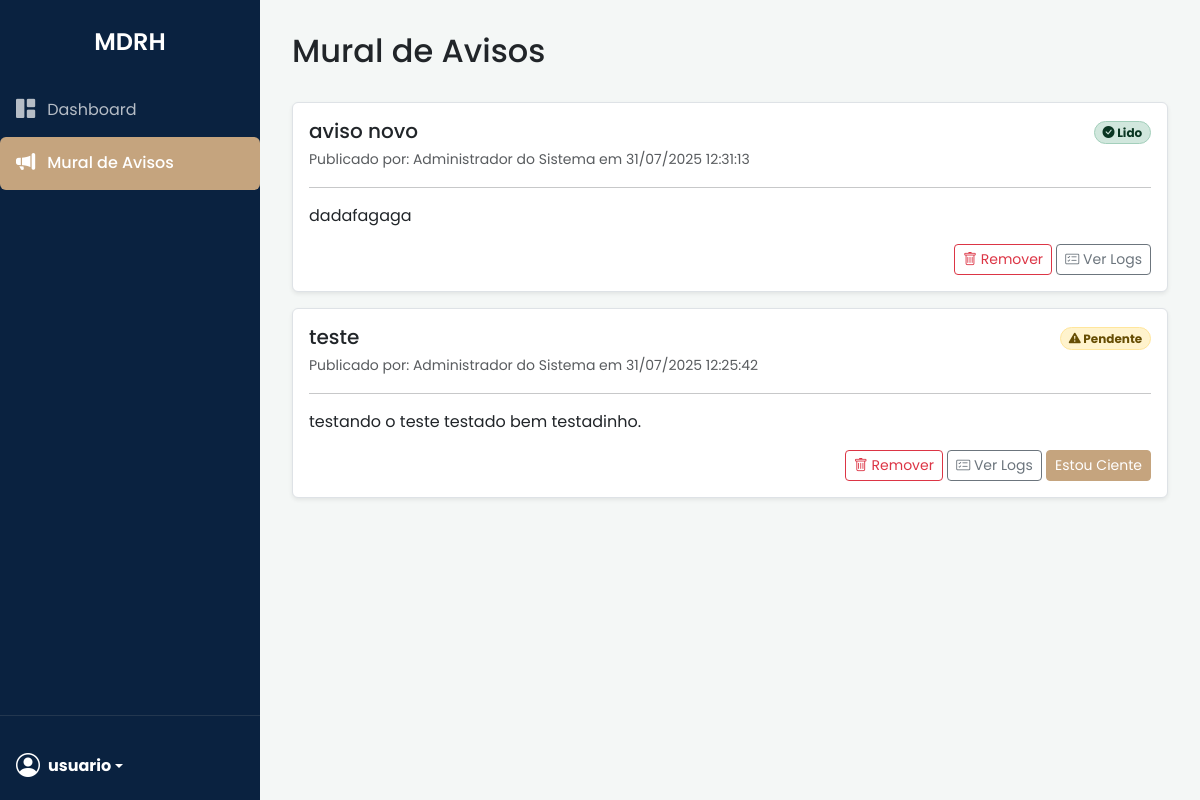
Before: /avisos (signed in) with the older database file.
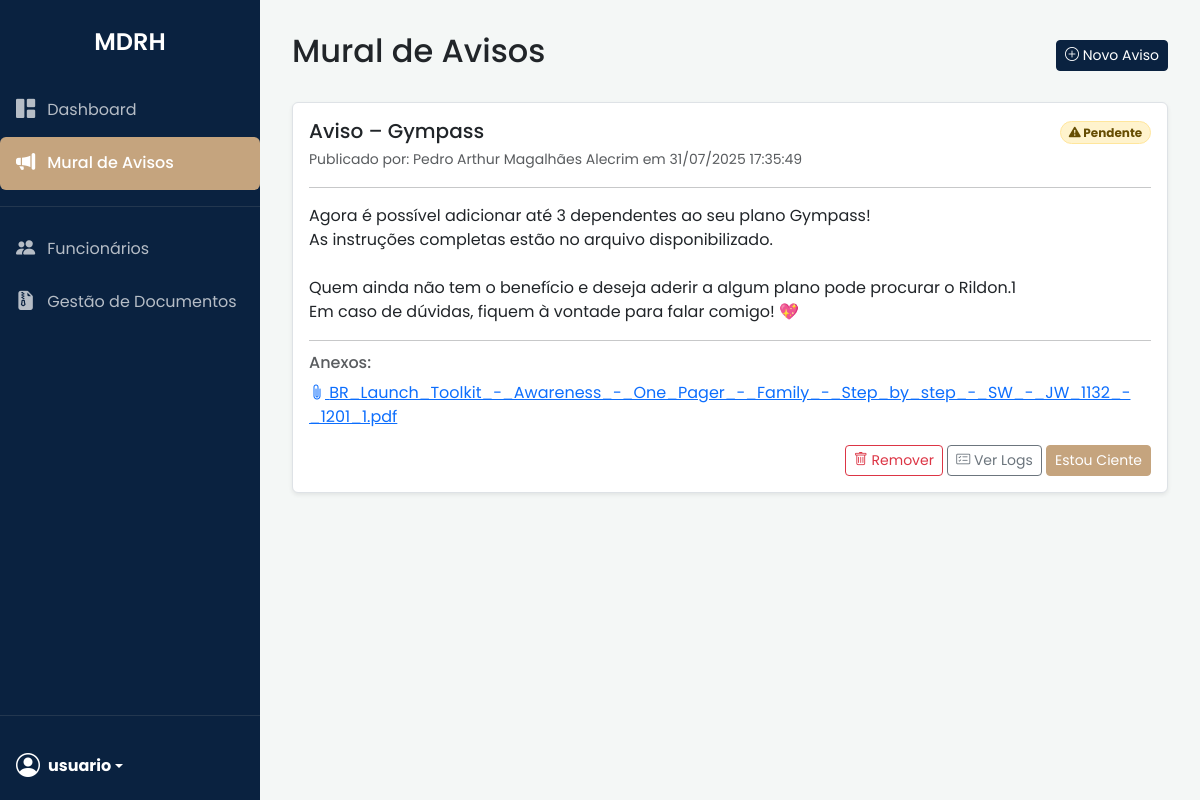
After: the same page with the newer database file.
### app/models.py (models this page shows)
class Funcionario(db.Model):
    __tablename__ = 'funcionario'
    id = db.Column(db.Integer, primary_key=True)
    nome = db.Column(db.String(120), nullable=False)
    cpf = db.Column(db.String(14), unique=True, nullable=False)
    email = db.Column(db.String(120), nullable=False)
    telefone = db.Column(db.String(20))
    cargo = db.Column(db.String(100))
    setor = db.Column(db.String(100))
    data_nascimento = db.Column(db.Date)
    contato_emergencia_nome = db.Column(db.String(120))
    contato_emergencia_telefone = db.Column(db.String(20))
    foto_perfil = db.Column(db.String(255), nullable=True)
    apelido = db.Column(db.String(50), nullable=True)
    sistemas = db.relationship('Sistema', secondary=funcionario_sistemas, lazy='subquery',
                               backref=db.backref('funcionarios', lazy=True))

class Aviso(db.Model):
    __tablename__ = 'aviso'
    id = db.Column(db.Integer, primary_key=True)
    titulo = db.Column(db.String(200), nullable=False)
    conteudo = db.Column(db.Text, nullable=False)
    data_publicacao = db.Column(db.DateTime, default=datetime.utcnow)
    autor_id = db.Column(db.Integer, db.ForeignKey('usuario.id'), nullable=False)
    autor = db.relationship('Usuario')
    logs_ciencia = db.relationship('LogCienciaAviso', backref='aviso', lazy='dynamic', cascade="all, delete-orphan")
    anexos = db.relationship('AvisoAnexo', backref='aviso', lazy='dynamic', cascade="all, delete-orphan")

class AvisoAnexo(db.Model):
    __tablename__ = 'aviso_anexo'
    id = db.Column(db.Integer, primary_key=True)
    nome_arquivo_original = db.Column(db.String(255), nullable=False)
    path_armazenamento = db.Column(db.String(512), nullable=False, unique=True)
    aviso_id = db.Column(db.Integer, db.ForeignKey('aviso.id'), nullable=False)

### app/routes.py (the view)
@main.route('/avisos')
@login_required
def listar_avisos():
    todos_avisos = Aviso.query.order_by(Aviso.data_publicacao.desc()).all()
    avisos_lidos_ids = {log.aviso_id for log in current_user.logs_ciencia}
    return render_template('avisos/listar_avisos.html', avisos=todos_avisos, avisos_lidos_ids=avisos_lidos_ids)

### app/__init__.py (called while the page is built)
def format_datetime_local(utc_dt):
    if not utc_dt or not isinstance(utc_dt, datetime):
        return ""
    local_tz = pytz.timezone('America/Sao_Paulo') # Representação padrão para -03:00
    if utc_dt.tzinfo is None:
        utc_dt = pytz.utc.localize(utc_dt)
    local_dt = utc_dt.astimezone(local_tz)
    return local_dt.strftime('%d/%m/%Y %H:%M:%S')

### app/models.py (called while the page is built)
    def tem_permissao(self, nome_permissao):
        return any(p.nome == nome_permissao for p in self.permissoes)

### templates/avisos/listar_avisos.html (shortened to what this page needs)
{% extends "base.html" %}
{% block content %}
<div class="d-flex justify-content-between align-items-center mb-4">
    <h1 class="h2">Mural de Avisos</h1>
    {% if current_user.tem_permissao('admin_rh') %}
    <div class="btn-toolbar mb-2 mb-md-0">
        <a href="{{ url_for('main.criar_aviso') }}" class="btn btn-sm btn-brand">
            <i class="bi bi-plus-circle"></i> Novo Aviso
        </a>
    </div>
    {% endif %}
</div>
{% for aviso in avisos %}
<div class="card shadow-sm mb-3">
    <div class="card-body">
        <div class="d-flex justify-content-between align-items-start">
            <div>
                <h5 class="card-title mb-1">{{ aviso.titulo }}</h5>
                <small class="text-muted">
                    Publicado por: {{ aviso.autor.funcionario.nome }} em {{ aviso.data_publicacao | localtime }}
                </small>
            </div>
            <div>
                {% if aviso.id in avisos_lidos_ids %}
                    <span class="badge bg-success-subtle border border-success-subtle text-success-emphasis rounded-pill"><i class="bi bi-check-circle-fill"></i> Lido</span>
                {% else %}
                    <span class="badge bg-warning-subtle border border-warning-subtle text-warning-emphasis rounded-pill"><i class="bi bi-exclamation-triangle-fill"></i> Pendente</span>
                {% endif %}
            </div>
        </div>
        <hr>
        <p class="card-text" style="white-space: pre-wrap;">{{ aviso.conteudo }}</p>
        {% if aviso.anexos.all() %}
        <hr>
        <h6 class="card-subtitle mb-2 text-muted">Anexos:</h6>
        <ul class="list-unstyled">
            {% for anexo in aviso.anexos %}
            <li>
                <a href="{{ url_for('main.download_anexo_aviso', filename=anexo.path_armazenamento) }}">
                    <i class="bi bi-paperclip"></i> {{ anexo.nome_arquivo_original }}
                </a>
            </li>
            {% endfor %}
        </ul>
        {% endif %}
        <div class="text-end">
            {% if current_user.tem_permissao('admin_rh') or current_user.tem_permissao('admin_ti') %}
                <form method="POST" action="{{ url_for('main.remover_aviso', aviso_id=aviso.id) }}" class="d-inline" onsubmit="return confirm('Tem certeza que deseja remover este aviso? Esta ação não pode ser desfeita.');">
                    <button type="submit" class="btn btn-sm btn-outline-danger">
                        <i class="bi bi-trash"></i> Remover
                    </button>
                </form>
                <a href="{{ url_for('main.ver_logs_ciencia', aviso_id=aviso.id) }}" class="btn btn-sm btn-outline-secondary">
                    <i class="bi bi-card-checklist"></i> Ver Logs
                </a>
            {% endif %}
            {% if aviso.id not in avisos_lidos_ids %}
                <form method="POST" action="{{ url_for('main.dar_ciencia_aviso', aviso_id=aviso.id) }}" class="d-inline">
                    <button type="submit" class="btn btn-sm btn-accent">Estou Ciente</button>
                </form>
            {% endif %}
        </div>
    </div>
</div>
{% else %}
<div class="card shadow-sm">
    <div class="card-body text-center">
        <p class="mb-0">Nenhum aviso publicado no momento.</p>
    </div>
</div>
{% endfor %}
{% endblock %}

### templates/base.html (shortened to what this page needs)
<!DOCTYPE html>
<html lang="pt-br">
<head>
    <link href="https://cdn.jsdelivr.net/npm/bootstrap@5.3.3/dist/css/bootstrap.min.css" rel="stylesheet">
    <link rel="stylesheet" href="https://cdn.jsdelivr.net/npm/bootstrap-icons@1.11.3/font/bootstrap-icons.min.css">
    <link rel="stylesheet" href="{{ url_for('static', filename='custom_style.css') }}">
</head>
<body>
    <div class="d-flex flex-column flex-shrink-0 sidebar">
        <div class="sidebar-header">
            MDRH
        </div>
        <ul class="nav nav-pills flex-column mb-auto">
            <li class="nav-item">
                <a href="{{ url_for('main.index') }}" class="nav-link {% if request.endpoint == 'main.index' %}active{% endif %}">
                    <i class="bi bi-grid-1x2-fill"></i> Dashboard
                </a>
            </li>
            <li>
                <a href="{{ url_for('main.listar_avisos') }}" class="nav-link {% if 'aviso' in request.endpoint %}active{% endif %}">
                    <i class="bi bi-megaphone-fill"></i> Mural de Avisos
                </a>
            </li>
            {% if current_user.is_authenticated and current_user.tem_permissao('admin_rh') %}
            <hr class="text-secondary">
            <li class="nav-item">
                <a href="{{ url_for('main.listar_funcionarios') }}" class="nav-link {% if 'listar_funcionarios' in request.endpoint %}active{% endif %}">
                    <i class="bi bi-people-fill"></i> Funcionários
                </a>
            </li>
            <li>
                <a href="{{ url_for('documentos.gestao_documentos') }}" class="nav-link {% if 'documentos' in request.endpoint %}active{% endif %}">
                    <i class="bi bi-file-earmark-zip-fill"></i> Gestão de Documentos
                </a>
            </li>
            {% endif %}
        </ul>
        <hr class="text-secondary">
        <div class="dropdown">
            <a href="#" class="d-flex align-items-center text-white text-decoration-none dropdown-toggle p-3" id="dropdownUser1" data-bs-toggle="dropdown" aria-expanded="false">
                {% if current_user.is_authenticated and current_user.funcionario.foto_perfil %}
                    <img src="{{ url_for('perfil.uploaded_file', filename=current_user.funcionario.foto_perfil) }}" alt="Foto de Perfil" width="32" height="32" class="rounded-circle me-2" style="object-fit: cover;">
                {% else %}
                    <i class="bi bi-person-circle fs-4 me-2"></i>
                {% endif %}
                <strong>{{ current_user.funcionario.apelido or current_user.funcionario.nome.split()[0] }}</strong>
            </a>
        </div>
    </div>
    <main class="content">
        {% block content %}{% endblock %}
    </main>
</body>
</html>

### static/custom_style.css (style rules this page uses)
:root { --cor-primaria: #0a2240; --cor-acento: #c5a47e; --cor-fundo: #f4f7f6; --cor-superficie: #ffffff; --cor-texto-principal: #333333; --cor-texto-secundario: #555555; --cor-borda: #dee2e6; }
body { font-family: 'Poppins', sans-serif; display: flex; background-color: var(--cor-fundo); }
.sidebar { width: 260px; min-height: 100vh; background-color: var(--cor-primaria); color: #fff; }
.sidebar .sidebar-header { padding: 1.5rem 1rem; font-size: 1.5rem; font-weight: 600; text-align: center; color: #fff; }
.sidebar .nav-link { color: rgba(255, 255, 255, 0.7); padding: 0.75rem 1rem; display: flex; align-items: center; transition: all 0.2s ease-in-out; }
.sidebar .nav-link .bi { margin-right: 12px; font-size: 1.2rem; }
.sidebar .nav-link.active { background-color: var(--cor-acento); color: #fff; font-weight: 500; }
.sidebar .dropdown-toggle { color: #fff; }
.content { flex-grow: 1; padding: 2rem; }
.card { border: 1px solid var(--cor-borda); box-shadow: 0 2px 10px rgba(0,0,0,0.05); }
.btn-brand { background-color: var(--cor-primaria); border-color: var(--cor-primaria); color: #fff; }
.btn-accent { background-color: var(--cor-acento); border-color: var(--cor-acento); color: #fff; }

Changed rows visible on the page:
removed Aviso: titulo "teste", autor.funcionario.nome "Administrador do Sistema", data_publicacao "31/07/2025 12:25:42", shows "Pendente", conteudo "testando o teste testado bem testadinho."
changed Aviso: titulo "aviso novo" → "Aviso – Gympass"; autor.funcionario.nome "Administrador do Sistema" → "Pedro Arthur Magalhães Alecrim"; data_publicacao "31/07/2025 12:31:13" → "31/07/2025 17:35:49"; conteudo "dadafagaga" → "Agora é possível adicionar até 3 dependentes ao seu plano Gympass! As instruções completas estão no arquivo disponibilizado. Quem ainda não tem o benefício e deseja aderir a algum plano pode procurar o Rildon.1 Em caso de dúvidas, fiquem à vontade para falar comigo! 💖"; text "Lido" → "Pendente Anexos: Estou Ciente"
added AvisoAnexo: nome_arquivo_original "BR_Launch_Toolkit_-_Awareness_-_One_Pager_-_Family_-_Step_by_step_-_SW_-_JW_1132_-_1201_1.pdf"
Other visible differences:
text now shown: "Funcionários Gestão de Documentos Novo Aviso"
